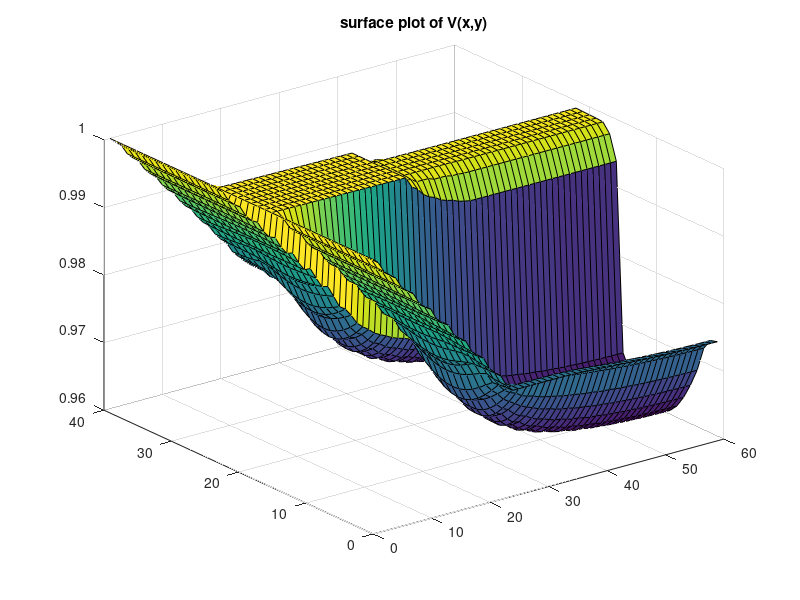
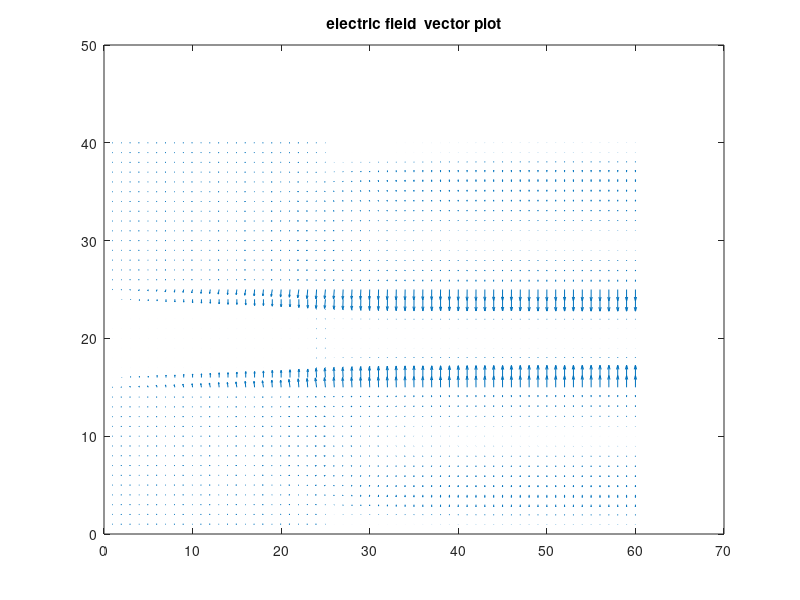

The MATLAB script that drew these images, in order:
% ELEC4700 Assignment 3
% By Huanyu Liu 100986552
% Part2

clear
clc
L=40;
W=60;
sigma1=1;
sigma2=0.01;
k=L*W;
G=sparse(k,k);
Z = zeros(k, 1);
Vo=1; % voltage drop across the whole area = the beginning voltage
S = zeros(L, W);    % sigma
for x = 1 : L
    for y = 1 : W
        if x >= 0.4*L && x <= 0.6*L && (y <= 0.4*W || y >= 0.6*W)
            % area in the blocks
            S(x, y) = sigma2;
        else
            % area outside the blocks
            S(x, y) = sigma1;
        end
    end
end
for i = 1:L
    for j = 1:W
        n = j + (i-1)*W;
        nxm = j + (i-2)*W;
        nxp = j + i*W;
        nym = j-1+(i-1)*W;
        nyp = j+1+(i-1)*W;
        if i == 1
            G(n, n) = 1;
            % assume the current flows from left to right
            Z(n) = Vo;
        elseif i == L
            G(n, n) = 1;
            % by default Z(n)=0 here
        elseif j == 1  % lower bound
            if i > 0.4*L && i < 0.6*L % inside the blocks
                G(n, n) = -3;
                G(n, nyp) = sigma2;
                G(n, nxp) = sigma2;
                G(n, nxm) = sigma2;
            else
                G(n, n) = -3;
                G(n, nyp) = sigma1;
                G(n, nxp) = sigma1;
                G(n, nxm) = sigma1;
            end
        elseif j == W % upper bound
            if i > 0.4*L && i < 0.6*L % inside the block
                G(n, n) = -3;
                G(n, nym) = sigma2;
                G(n, nxp) = sigma2;
                G(n, nxm) = sigma2;
            else
                G(n, n) = -3;
                G(n, nym) = sigma1;
                G(n, nxp) = sigma1;
                G(n, nxm) = sigma1;
            end
        else 
            if i > 0.4*L && i < 0.6*L && (j < 0.4*W||j > 0.6*W)
                % inside the blocks
                G(n, n) = -4;
                G(n, nyp) = sigma2;
                G(n, nym) = sigma2;
                G(n, nxp) = sigma2;
                G(n, nxm) = sigma2;
            else
                G(n, n) = -4;
                G(n, nyp) = sigma1;
                G(n, nym) = sigma1;
                G(n, nxp) = sigma1;
                G(n, nxm) = sigma1;
            end
        end
    end
end
% G*V=Z
V3 = G\Z;
V4=reshape(V3,L,W);
[Ex, Ey] = gradient(V4);
Jx = S.*Ex;
Jy = S.*Ey;
J = sqrt(Jx.^2 + Jy.^2);
% assume R=1
V=zeros(L,W);
V(:,1)=1;
for x=1:L
    for y=2:W
    V(x,y)=V(x,y-1)-J(x,y)/L;
    end
end
[X,Y]=meshgrid(1:1:W,1:1:L);
figure(1)
surf(X,Y,V);
title('surface plot of V(x,y)');
[E1,E2]=gradient(V);
figure(2)
quiver(X,Y,E1,E2);
title('electric field  vector plot');
 